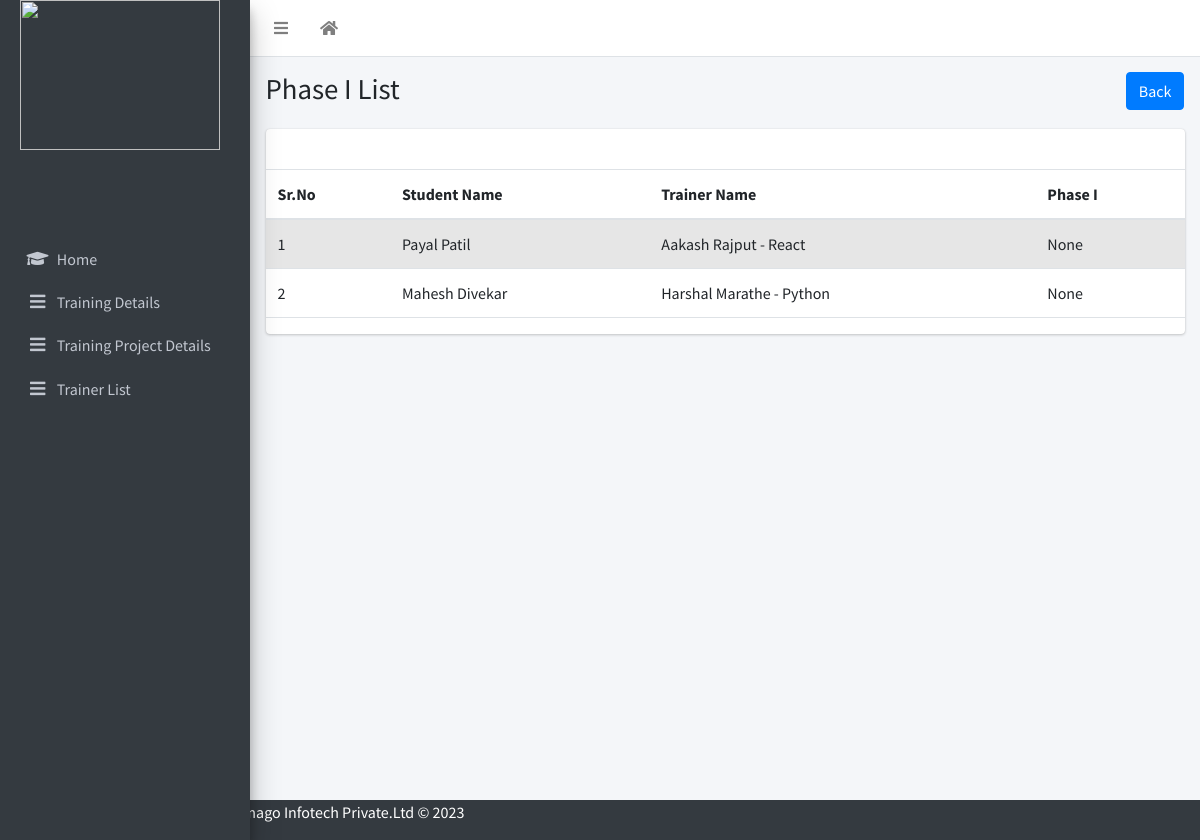
The page /total_phase1/ on the database its author committed.
### emanage/models.py (models this page shows, shortened)
class Training(models.Model):
    user = models.OneToOneField(User, on_delete=models.CASCADE,related_name='training',null=True)
    trainer_name=models.ForeignKey(Trainer,on_delete=models.CASCADE,null=True,blank=True)
    enquiry=models.ForeignKey(Enquiry,on_delete=models.CASCADE,null=True,blank=True)
    STATUS=(
        ('Pending','Pending'),
        ('Phase_I_Completed','Phase_I_Completed'),
        ('Phase_II_Completed','Phase_II_Completed'),
        ('Phase_III_Completed','Phase_III_Completed'),
        ('Phase_IV_Completed','Phase_IV_Completed'),
    )
    training_status= models.TextField(max_length=100, choices=STATUS, default="Pending",null=True)
    phase_I=models.CharField(max_length=500,null=True,blank=True)
    phase_II=models.CharField(max_length=500,null=True,blank=True)
    phase_III=models.CharField(max_length=500,null=True,blank=True)
    phase_IV=models.CharField(max_length=500,null=True,blank=True)
    date1=models.DateField(default=datetime.date.today)
    date2=models.DateField(default=datetime.date.today)
    date3=models.DateField(default=datetime.date.today)
    date4=models.DateField(default=datetime.date.today)

class Enquiry(models.Model):
    user = models.OneToOneField(User, on_delete=models.CASCADE,related_name='enquiry',null=True)
    Full_Name=models.CharField(max_length=250,default="")
    gender=models.CharField(max_length=10)
    Email_Address=models.EmailField()
    Contact_Number=models.IntegerField()
    Permanent_Address=models.TextField(blank=True,null=True,default='')
    Date_of_Birth=models.DateField(auto_now_add=False,null=True,blank=True)
    massage=models.TextField(blank=True,null=True)
    Whatsapp_Number=models.IntegerField(blank=True,null=True)
    Alternate_Number=models.IntegerField(blank=True,null=True)
    How_did_you_hear_about_us=models.CharField(null=True,max_length=50)
    qualification=models.CharField(max_length=50,null=True,blank=True)
    Technical_Skills=models.CharField(max_length=150,null=True,blank=True)
    Certification_Done=models.CharField(max_length=200,null=True,blank=True)
    Area_of_Intrest=models.CharField(max_length=200,null=True,blank=True)
    reference=models.CharField(max_length=100,null=True,blank=True)
    remark=models.CharField(max_length=100,null=True,blank=True)
    Training_Mode=models.CharField(max_length=50,blank=True,null=True)
    Office_Location_Preference=models.CharField(max_length=50,null=True,blank=True)
    STATUS = (
        ('Finalized', 'Finalized'),
        ('Pending', 'Pending'),
        ('Informed_On_whatsapp','Informed_On_whatsapp')
    )
    enquiry_Status = models.TextField(max_length=100, choices=STATUS, default="Pending",null=True)
    Cource_name=models.ForeignKey(Cource,on_delete=models.CASCADE,null=True,blank=True)

class Trainer(models.Model):
    trainer_name=models.CharField(max_length=100,null=True,blank=True)

### emanage/views.py (the view)
# urls.py: path('total_phase1/',views.total_phase_I,name='total_phase1'),
def total_phase_I(request):
    mydata=Training.objects.filter(training_status='Phase_I_Completed').all()
    return render(request,'Training/total_phase_first.html',context={'mydata':mydata})

### template/Training/total_phase_first.html (shortened to what this page needs)
{% extends 'Training/tr_home.html' %}
{% block title %}Phase I List{% endblock title %}
{% block breadcrumb %}
 <a class="btn btn-primary" href="{% url 'emanage:training_home' %}">Back</a>
{% endblock breadcrumb %}
{% block content %}
<div class="table-responsive">
    <table class="table table-striped" id="enqtable">
        {% if mydata %}
        <thead>
            <tr>
                <th>Sr.No</th>
                <th>Student Name</th>
                <th>Trainer Name</th>
                <th>Phase I</th>
            </tr>
        </thead>
            {% for i in mydata %}
                <tr>
                    <td>{{forloop.counter}}</td>
                    <td>{{i.enquiry.Full_Name}}</td>
                    <td>{{i.trainer_name.trainer_name}}</td>
                    <td>{{i.phase_I}}</td>
                </tr>
            {% endfor %}
 {% else %}
    <td><button class="btn btn-danger">No Infomation Available</button></td>
  {% endif %}
</table>
</div>
{% endblock %}

### rows shown on the page
Training: enquiry.Full_Name "Payal Patil", trainer_name.trainer_name "Aakash Rajput - React", phase_I "None"
Training: enquiry.Full_Name "Mahesh Divekar", trainer_name.trainer_name "Harshal Marathe - Python", phase_I "None"
